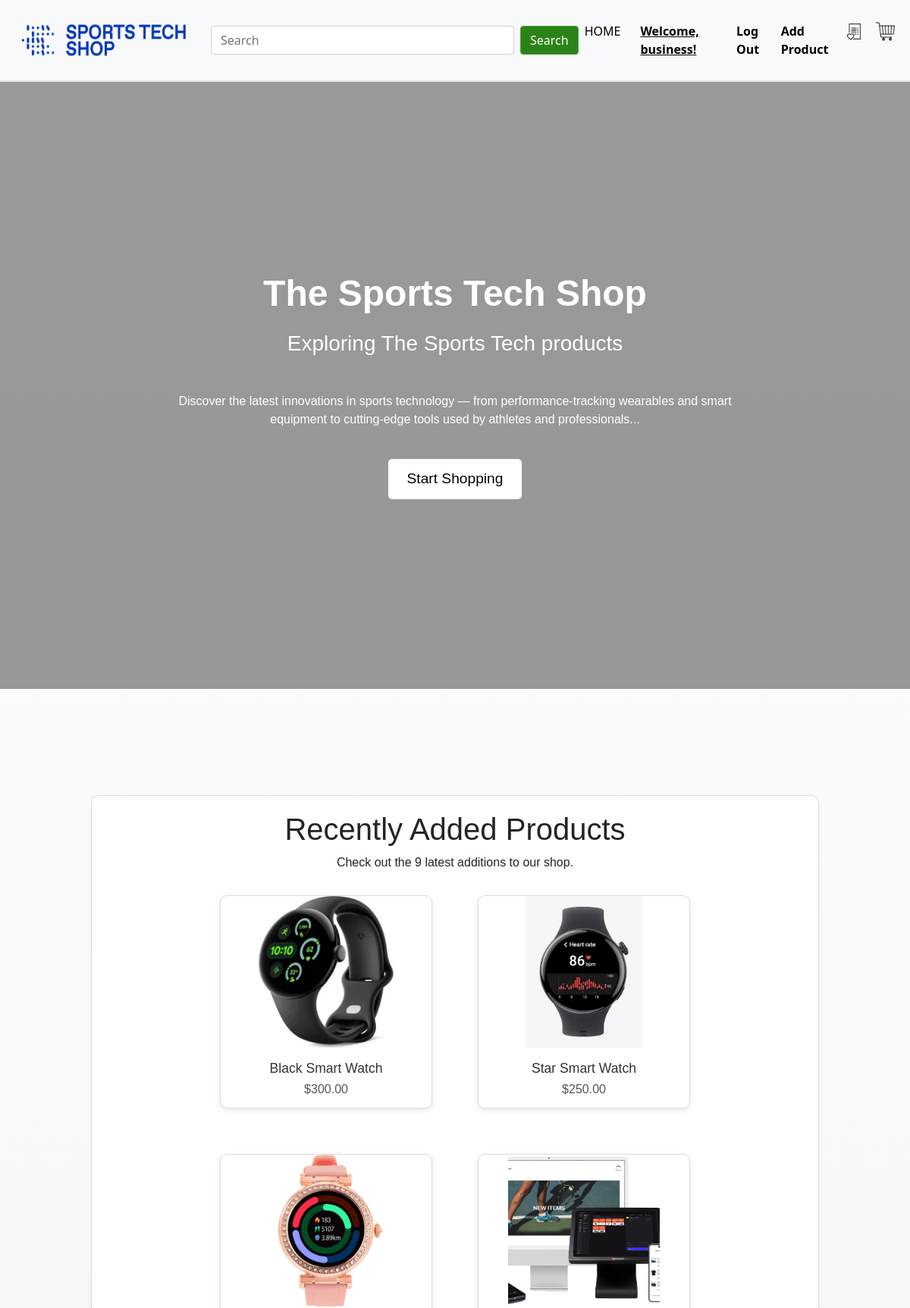
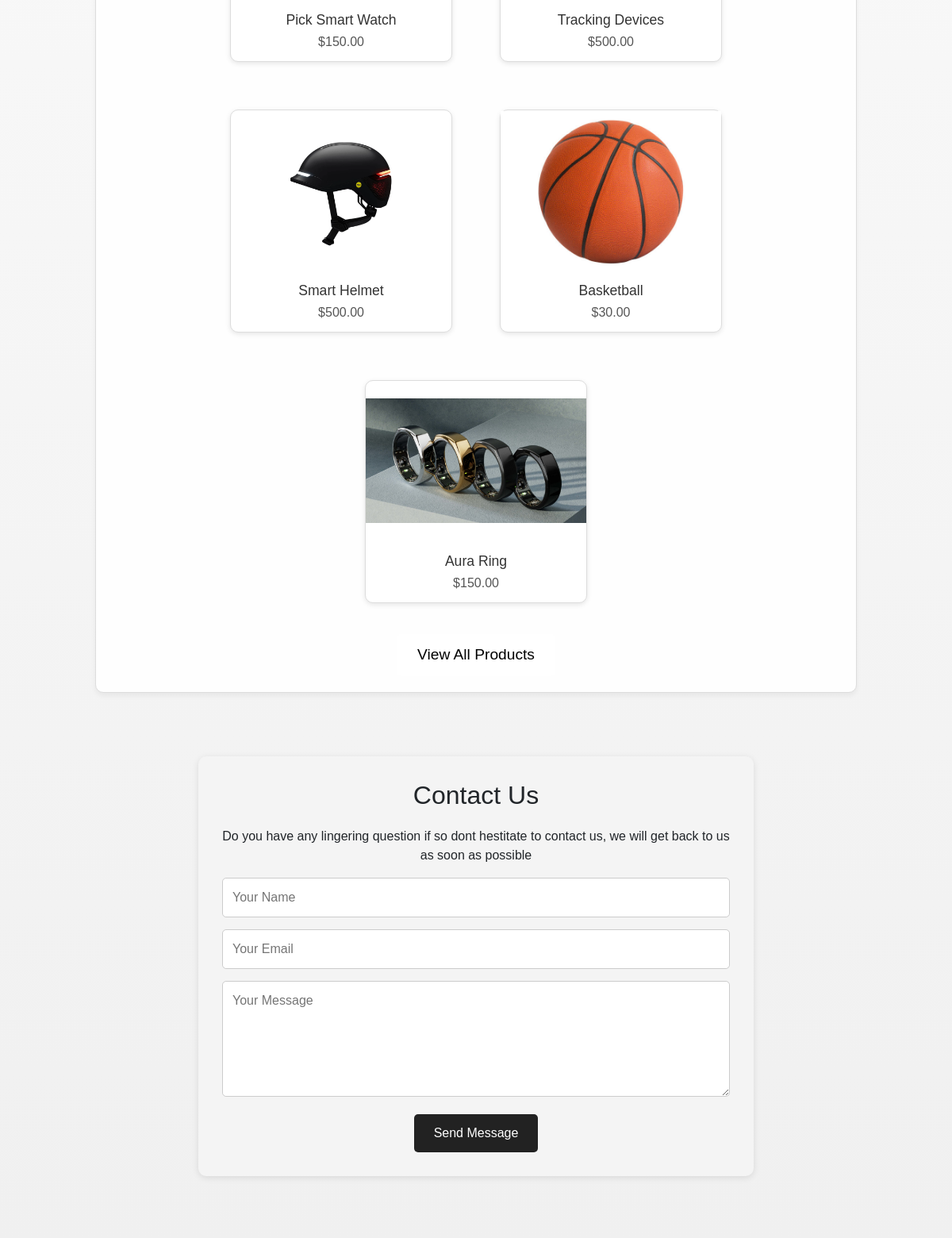
The page / (signed in, upper part) on the database its author committed (2 pictures, top to bottom).
### app/models.py (models this page shows, shortened)
class User(db.Model, UserMixin):
    __tablename__ = 'users'
    id = db.Column(db.Integer, primary_key=True)
    name = db.Column(db.String(100), index=True, unique=True, nullable=False)
    email = db.Column(db.String(100), index=True, nullable=False)
    mobile = db.Column(db.String(100), index=True, nullable=True)
    password_hash = db.Column(db.String(255), nullable=False)
    member_type = db.Column(db.String(100), default=False)
    address = db.Column(db.String(100), nullable=True)
    comments = db.relationship('Comment', backref='user')
    orders = db.relationship('Order', backref='user')

class Product(db.Model):
    __tablename__ = 'products'
    id = db.Column(db.Integer, primary_key=True)
    name = db.Column(db.String(80))
    description = db.Column(db.String(200))
    image = db.Column(db.String(400))
    price = db.Column(db.Float)
    stock = db.Column(db.Integer)
    category = db.Column(db.String(80))
    sub_category = db.Column(db.String(80))
    comments = db.relationship('Comment', backref='product')
    orders = db.relationship('Order', backref='product')

### app/views.py (the view)
@mainbp.route('/')
def index():
    products = Product.query.order_by(Product.id.desc()).limit(8).all()
    categories = {product.category for product in products if product.category}
    return render_template('index.html', products=products, categories=categories)

### app/templates/index.html (shortened to what this page needs)
{% extends 'base.html' %}
{% block content %}
<div class="video-header">
  <video autoplay muted loop id="bg-video">
    <source src="../static/img/video.mp4" type="video/mp4" />Your browser does not support the video tag.
  </video>
  <div class="video-overlay">
    <h1>The Sports Tech Shop</h1>
    <h3>Exploring The Sports Tech products</h3>
    <p class="hero-description">
      Discover the latest innovations in sports technology — from performance-tracking wearables and smart equipment to
      cutting-edge tools used by athletes and professionals...
    </p>
    <a href="{{ url_for('product.index') }}" class="cta-button">Start Shopping</a>
  </div>
</div>
<section class="Recent" aria-labelledby="recent-products-section">
  <div class="recent-products-container">
    <h1 id="recent-products-section">Recently Added Products</h1>
    <p>Check out the 9 latest additions to our shop.</p>
    <div class="product-container">
      <div class="product-grid">
        {% for product in products %}
        <div class="product-card">
          <a href="{{ url_for('product.show', id=product.id) }}"
            aria-label="View details for {{ product.name }}, price ${{ '%.2f'|format(product.price) }}">
            <img src="{{ product.image }}" class="product-image" alt="{{ product.name }}">
          </a>
          <div class="product-info">
            <h3>{{ product.name }}</h3>
            <p>${{ '%.2f'|format(product.price) }}</p>
          </div>
        </div>
        {% endfor %}
      </div>
    </div>
    <div class="all-products-button-container" style="text-align: center; margin-top: 1.5rem;">
      <a href="{{ url_for('product.index') }}" class="cta-button">View All Products</a>
    </div>
  </div>
</section>
<section class="contact-section" id="contact">
  <h2>Contact Us</h2>
  <p>Do you have any lingering question if so dont hestitate to contact us, we will get back to us as soon as possible
  </p>
  <form action="/contact" method="POST" class="contact-form">
    <input type="text" name="name" placeholder="Your Name" required />
    <input type="email" name="email" placeholder="Your Email" required />
    <textarea name="message" rows="5" placeholder="Your Message" required></textarea>
    <button type="submit">Send Message</button>
  </form>
</section>
{% endblock %}

### app/templates/base.html (shortened to what this page needs)
<!DOCTYPE html>
<html lang="en">
<head>
  <link href="https://cdn.jsdelivr.net/npm/bootstrap@5.0.0-beta3/dist/css/bootstrap.min.css" rel="stylesheet"
 />
  <link href="../static/styles/nav.css" rel="stylesheet" />
  <link href="../static/styles/general.css" rel="stylesheet" />
  <link href="../static/styles/round_btn.css" rel="stylesheet" />
  <link href="../static/styles/home.css" rel="stylesheet" />
  <link href="{{ url_for('static', filename='styles/wishlist.css') }}" rel="stylesheet">
  <link href="{{ url_for('static', filename='styles/cart.css') }}" rel="stylesheet">
</head>
<body>
  <header class="bg-light border-bottom">
    <nav class="navbar navbar-expand-lg bg-light border-bottom border-body padding-top" data-bs-theme="light"
      aria-label="Main navigation">
      <div class="container-fluid">
        <a class="navbar-brand" href="/" aria-label="Go to home page"><img src="../static/img/logo.png" width="250"
            height="80" class="d-inline-block align-top" alt="SportsTech Logo" /></a>
        <div class="collapse navbar-collapse" id="navbarSupportedContent">
          <form class="d-flex ms-auto" method="GET" action="{{ url_for('product.search') }}" role="search"
            aria-label="Search products">
            <input class="form-control me-2" name="q" type="search" placeholder="Search" aria-label="Search"
              style="width: 400px" />
            <button class="btn btn-primary" type="submit" aria-label="Submit search">Search</button>
          </form>
          <ul class="navbar-nav ms-auto">
            <li class="nav-item">
              <a class="nav-link no-underline nav-link:hover" href="/" aria-label="Home">HOME</a>
            </li>
            <li class="nav-item">
            </li>
            {% if current_user.is_authenticated %}
            <li class="nav-item">
              <a class="nav-link text-decoration-underline fw-bold">Welcome, {{ current_user.name }}!</a>
            </li>
            <li class="nav-item">
              <a class="nav-link fw-bold" href="{{ url_for('auth.logout') }}">Log Out</a>
            </li>
            {% endif %}
            {% if current_user.is_authenticated and current_user.member_type == 'business_partner' %}
            <li class="nav-item">
              <a class="nav-link fw-bold" href="/products/create" aria-label="Add a new product">Add Product</a>
            </li>
            {% endif %}
            <li class="nav-item">
              <a class="nav-link no-underline nav-link:hover" href="{{ url_for('wishlist.show_wishlist') }}"
                aria-label="Go to wishlist">
                <img src="../static/img/wishlist.png" width="25" height="25" class="d-inline-block align-top"
                  alt="Wishlist" />
              </a>
            </li>
            <li class="nav-item">
              <a class="nav-link no-underline nav-link:hover" href="/cart" aria-label="Go to shopping cart"><img
                  src="../static/img/cart.png" width="25" height="25" class="d-inline-block align-top" alt="Cart" /></a>
            </li>
          </ul>
        </div>
      </div>
    </nav>
  </header>
  <main class="flex-grow-1">
    {% block content %}
    {% endblock %}
  </main>
</body>
</html>

### app/static/styles/nav.css (style rules this page uses)
.navbar { background-color: rgb(255, 255, 255); }
.nav-link { color: black !important; }
.no-underline { text-decoration: none; }
.navbar-collapse { transition: height 0.3s ease-in-out; }

### app/static/styles/general.css (style rules this page uses)
ul li a { color: white; text-decoration: none; }
ul { list-style-type: none; padding-left: 0; }
.btn-primary { background-color: #2b8317; border: 1px solid #4F9E3D; }
main { background: linear-gradient(to bottom, #ffffff, #f0f0f0); font-family: sans-serif; flex: 1; }
body { display: flex; flex-direction: column; }
html, body { height: 100%; margin: 0; padding: 0; }

### app/static/styles/home.css (style rules this page uses)
.Recent { width: 80%; margin: auto; text-align: center; padding-top: 100px; }
.video-header { position: relative; height: 100vh; overflow: hidden; }
#bg-video { position: absolute; top: 50%; left: 50%; min-width: 100%; min-height: 100%; width: auto; height: auto; z-index: 1; transform: translate(-50%, -50%); object-fit: cover; }
.video-overlay { position: absolute; top: 0; left: 0; z-index: 2; width: 100%; height: 100%; background: rgba(0, 0, 0, 0.4); display: flex; flex-direction: column; justify-content: center; align-items: center; color: white; text-align: center; padding: 20px; }
.video-overlay h1 { font-size: 3rem; margin-bottom: 20px; font-weight: bold; }
.cta-button { display: inline-block; background-color: #ffffff; color: #000000; padding: 12px 25px; text-decoration: none; font-size: 1.2rem; border-radius: 5px; transition: background 0.3s ease; }
#bg-video { position: absolute; top: 50%; left: 50%; width: 100%; height: 100%; transform: translate(-50%, -50%); object-fit: cover; z-index: 1; }
.contact-section { width: 90%; max-width: 700px; margin: 80px auto; padding: 30px; background-color: #f4f4f4; border-radius: 10px; text-align: center; box-shadow: 0 2px 8px rgba(0, 0, 0, 0.1); }
.contact-section h2 { font-size: 2rem; margin-bottom: 20px; }
.contact-form input, .contact-form textarea { width: 100%; padding: 12px; margin-bottom: 15px; border: 1px solid #ccc; border-radius: 5px; font-size: 1rem; }
.contact-form button { padding: 12px 25px; font-size: 1rem; background-color: #222; color: white; border: none; border-radius: 5px; cursor: pointer; }
.product-container { max-width: 1200px; margin: 0 auto; padding: 0 20px; }
.product-grid { display: flex; flex-wrap: wrap; justify-content: center; gap: 30px; }
.product-card { display: flex; flex-direction: column; align-items: center; width: 100%; max-width: 280px; background: #fff; border: 1px solid #ddd; border-radius: 10px; box-shadow: 0 2px 6px rgba(0, 0, 0, 0.1); margin: 15px; transition: transform 0.3s ease; }
.product-image { width: 100%; height: 200px; object-fit: contain; display: block; }
.product-info { padding: 12px 15px; text-align: center; width: 100%; }
.product-info h3 { font-size: 1.1rem; margin: 5px 0; color: #333; white-space: nowrap; overflow: hidden; text-overflow: ellipsis; }
.product-info p { font-size: 1rem; color: #555; margin: 0; }
.hero-description { max-width: 800px; margin: 0 auto; padding-top: 40px; padding-bottom: 40px; }
.recent-products-container { border: 1px solid #ddd; border-radius: 10px; padding: 20px; background-color: #fefefe; margin: 40px auto; box-shadow: 0 4px 6px rgba(0, 0, 0, 0.05); max-width: 1100px; }

### rows shown on the page
User: name "business"
Product: image (picture), name "Black Smart Watch", price "300.00"
Product: image (picture), name "Star Smart Watch", price "250.00"
Product: image (picture), name "Pick Smart Watch", price "150.00"
Product: image (picture), name "Tracking Devices", price "500.00"
Product: image (picture), name "Smart Helmet", price "500.00"
Product: image (picture), name "Basketball", price "30.00"
Product: image (picture), name "Aura Ring", price "150.00"
